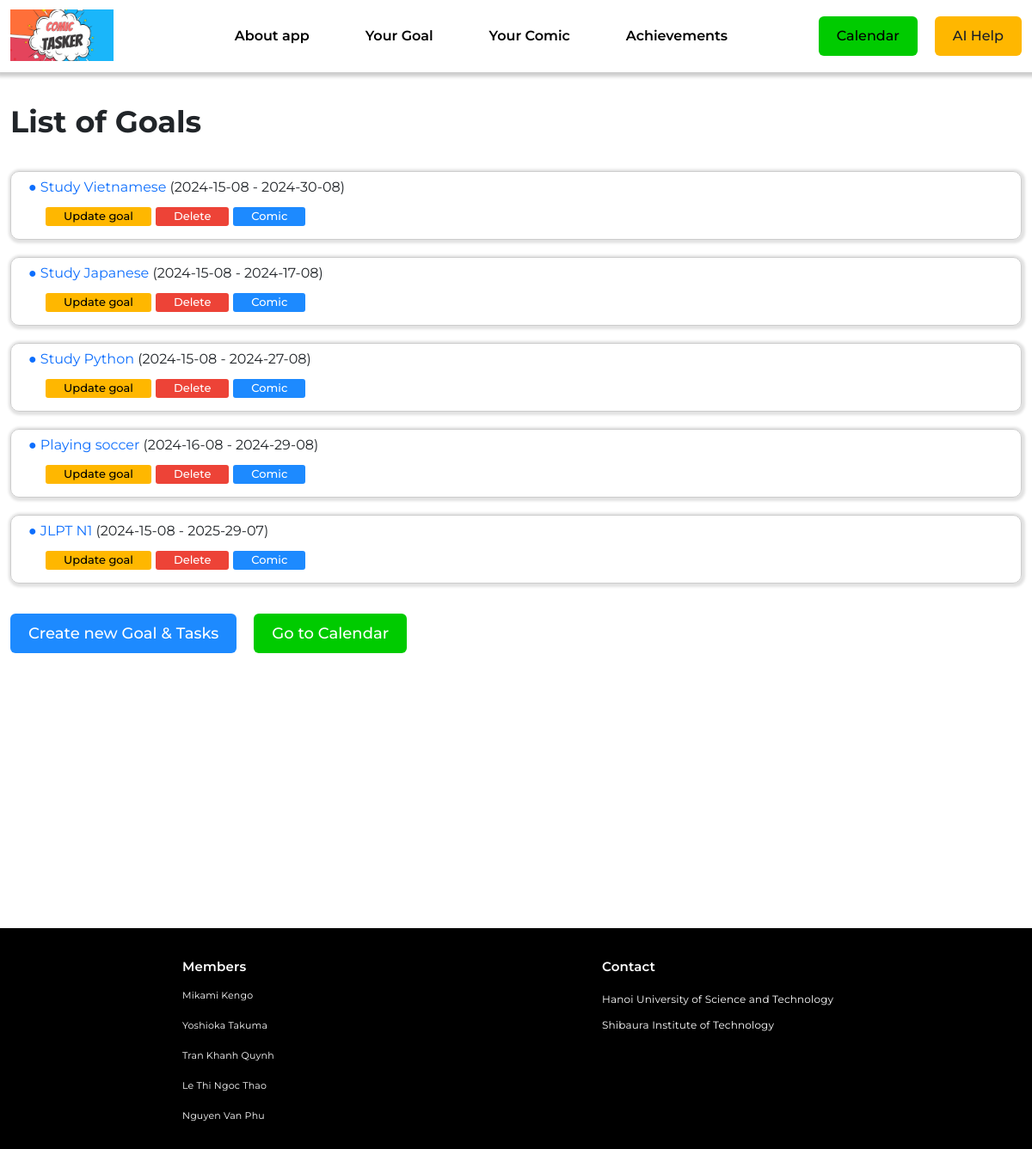
Before: /goals/ with the older database file.
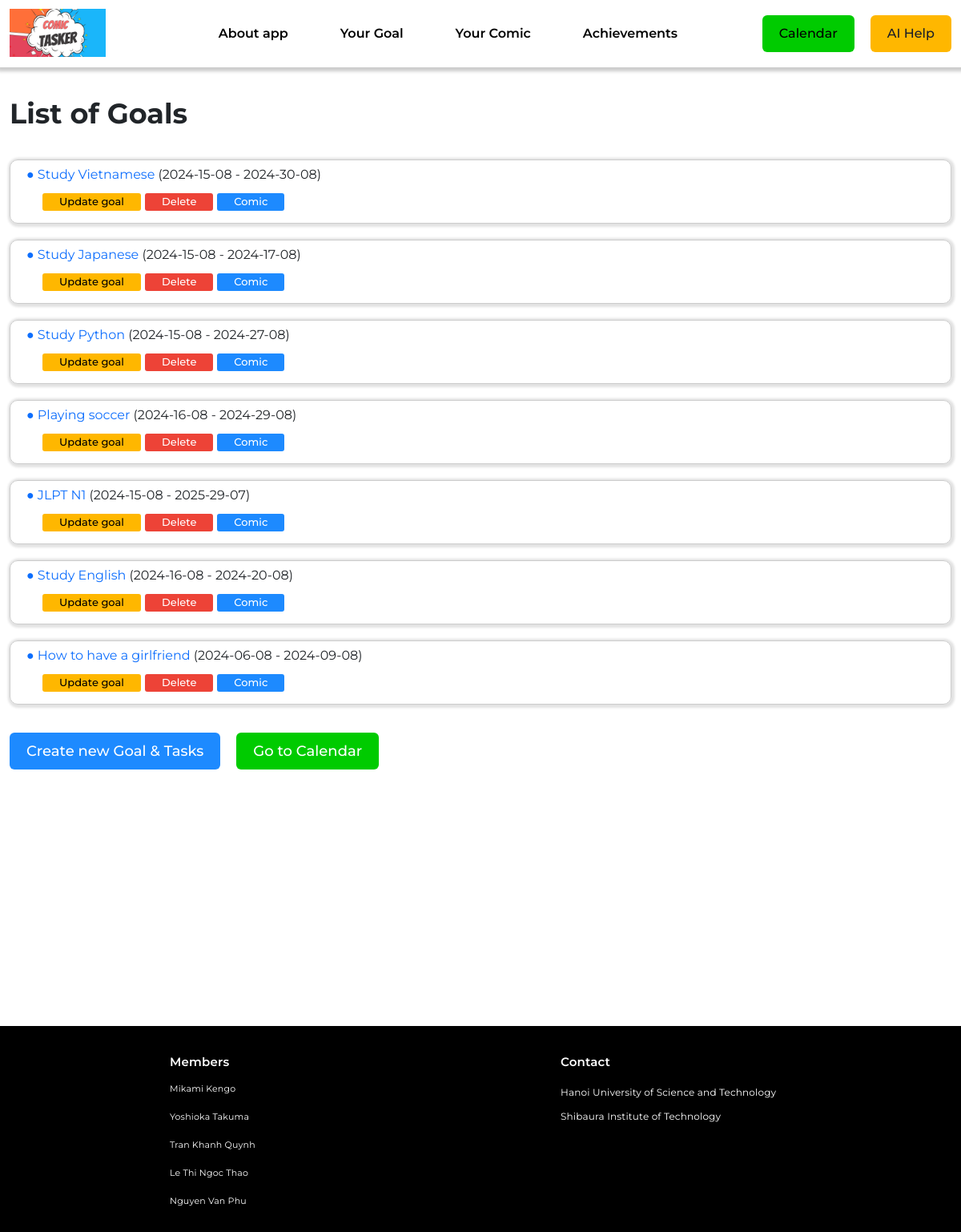
After: the same page with the newer database file.
### goal/models.py (models this page shows, shortened)
class Goal(models.Model):
    goal_name = models.CharField(max_length=255)
    start_day = models.DateField()
    finish_day = models.DateField()
    number_of_task = models.IntegerField()
    ai_response = models.TextField(null=True, blank=True)

### goal/views.py (the view)
# urls.py: path('goals/', views.list_goals, name='list_goals'),
def list_goals(request):
    goals = Goal.objects.all()
    return render(request, 'list_goals.html', {
        'goals': goals
    })

### goal/templates/list_goals.html (shortened to what this page needs)
{% load static %}
<!DOCTYPE html>
<html lang="en">
    <head>
        <link
            href="https://cdn.jsdelivr.net/npm/bootstrap@5.3.3/dist/css/bootstrap.min.css"
            rel="stylesheet"
        />
        <link href="{% static 'app/css/reset.css' %}" rel="stylesheet" />
        <link href="{% static 'app/css/styles.css' %}" rel="stylesheet" />
        <link href="{% static 'app/css/header.css' %}" rel="stylesheet" />
        <link href="{% static 'app/css/buttons.css' %}" rel="stylesheet" />
        <link href="{% static 'app/css/footer.css' %}" rel="stylesheet" />
    </head>
    <body>
        <header id="header" class="header">
            {% include 'app/header.html' %}
        </header>
        <div class="container">
            <h1 class="title">List of Goals</h1>
            <ul class="goal-list">
                {% for goal in goals %}
                <div class="goal-detail">
                    <li class="goal-desc">
                        <a href="{% url 'view_ai_suggestion' goal.id %}">
                            ● {{ goal.goal_name }}</a
                        >
                        ({{ goal.start_day|date:"Y-d-m" }} -
                        {{goal.finish_day|date:"Y-d-m" }})
                        <div class="goal-button">
                            <button class="btn btn--primary btn-small">
                                <a
                                    href="{% url 'update_goals' goal.id %}"
                                    style="color: black"
                                    >Update goal</a
                                >
                            </button>
                            <form
                                method="post"
                                action="{% url 'delete_goals' goal.id %}"
                            >
                                <button
                                    type="submit"
                                    class="btn btn--danger btn-small"
                                >
                                    Delete
                                </button>
                            </form>
                            <button class="btn btn--next-page btn-small">
                                <a
                                    href="{% url 'view_comic' goal.id %}"
                                    style="color: #fff; font-size: 13px"
                                    >Comic</a
                                >
                            </button>
                        </div>
                    </li>
                </div>
                {% endfor %}
            </ul>
            <div style="display: flex">
                <button
                    class="btn btn--next-page"
                    style="margin-bottom: 220px; margin-top: 15px"
                >
                    <a href="{% url 'create_goal' %}"
                        ><span style="color: #fff"
                            >Create new Goal & Tasks</span
                        ></a
                    >
                </button>
                <div
                    class="btn btn--calendar"
                    style="margin-bottom: 220px; margin-top: 15px"
                >
                    <a
                        href="{% url 'calendar' %}"
                        style="font-size: 18px; color: white"
                        >Go to Calendar</a
                    >
                </div>
            </div>
        </div>
        <footer id="footer" class="footer footer-space">
            {% include 'app/footer.html' %}
        </footer>
    </body>
</html>

Changed rows visible on the page:
added Goal: goal_name "Study English", start_day "2024-16-08", finish_day "2024-20-08"
added Goal: goal_name "How to have a girlfriend", start_day "2024-06-08", finish_day "2024-09-08"
